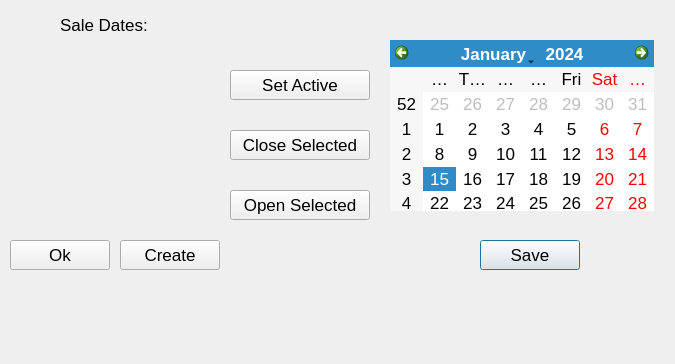
<?xml version="1.0" encoding="UTF-8"?>
<ui version="4.0">
 <class>SaleManagerDialog</class>
 <widget class="QDialog" name="SaleManagerDialog">
  <property name="windowModality">
   <enum>Qt::ApplicationModal</enum>
  </property>
  <property name="geometry">
   <rect>
    <x>0</x>
    <y>0</y>
    <width>675</width>
    <height>364</height>
   </rect>
  </property>
  <property name="font">
   <font>
    <pointsize>13</pointsize>
   </font>
  </property>
  <property name="windowTitle">
   <string>Manage Sales</string>
  </property>
  <widget class="QPushButton" name="saveNewSaleButton">
   <property name="geometry">
    <rect>
     <x>480</x>
     <y>240</y>
     <width>100</width>
     <height>30</height>
    </rect>
   </property>
   <property name="text">
    <string>Save</string>
   </property>
  </widget>
  <widget class="QPushButton" name="createButton">
   <property name="geometry">
    <rect>
     <x>120</x>
     <y>240</y>
     <width>100</width>
     <height>30</height>
    </rect>
   </property>
   <property name="text">
    <string>Create</string>
   </property>
  </widget>
  <widget class="Q3ListBox" name="saleListBox">
   <property name="geometry">
    <rect>
     <x>10</x>
     <y>50</y>
     <width>210</width>
     <height>180</height>
    </rect>
   </property>
   <item>
    <property name="text">
     <string/>
    </property>
   </item>
  </widget>
  <widget class="QPushButton" name="exitButton">
   <property name="geometry">
    <rect>
     <x>10</x>
     <y>240</y>
     <width>100</width>
     <height>30</height>
    </rect>
   </property>
   <property name="text">
    <string>Ok</string>
   </property>
  </widget>
  <widget class="QLabel" name="saleLabel">
   <property name="geometry">
    <rect>
     <x>60</x>
     <y>10</y>
     <width>111</width>
     <height>30</height>
    </rect>
   </property>
   <property name="text">
    <string>Sale Dates:</string>
   </property>
   <property name="wordWrap">
    <bool>false</bool>
   </property>
  </widget>
  <widget class="QPushButton" name="closeSaleButton">
   <property name="geometry">
    <rect>
     <x>230</x>
     <y>130</y>
     <width>140</width>
     <height>30</height>
    </rect>
   </property>
   <property name="text">
    <string>Close Selected</string>
   </property>
  </widget>
  <widget class="QCalendarWidget" name="saleDatePicker">
   <property name="geometry">
    <rect>
     <x>390</x>
     <y>40</y>
     <width>264</width>
     <height>171</height>
    </rect>
   </property>
  </widget>
  <widget class="QPushButton" name="openSelected">
   <property name="geometry">
    <rect>
     <x>230</x>
     <y>190</y>
     <width>140</width>
     <height>30</height>
    </rect>
   </property>
   <property name="text">
    <string>Open Selected</string>
   </property>
  </widget>
  <widget class="QPushButton" name="setActiveButton">
   <property name="geometry">
    <rect>
     <x>230</x>
     <y>70</y>
     <width>140</width>
     <height>30</height>
    </rect>
   </property>
   <property name="text">
    <string>Set Active</string>
   </property>
  </widget>
 </widget>
 <layoutdefault spacing="6" margin="11"/>
 <pixmapfunction>qPixmapFromMimeSource</pixmapfunction>
 <customwidgets>
  <customwidget>
   <class>Q3Frame</class>
   <extends>QFrame</extends>
   <header>Qt3Support/Q3Frame</header>
   <container>1</container>
  </customwidget>
  <customwidget>
   <class>Q3ListBox</class>
   <extends>Q3Frame</extends>
   <header>q3listbox.h</header>
  </customwidget>
 </customwidgets>
 <tabstops>
  <tabstop>saleListBox</tabstop>
  <tabstop>exitButton</tabstop>
  <tabstop>createButton</tabstop>
 </tabstops>
 <includes>
  <include location="local">dao/salemanager.h</include>
 </includes>
 <resources/>
 <connections/>
</ui>
